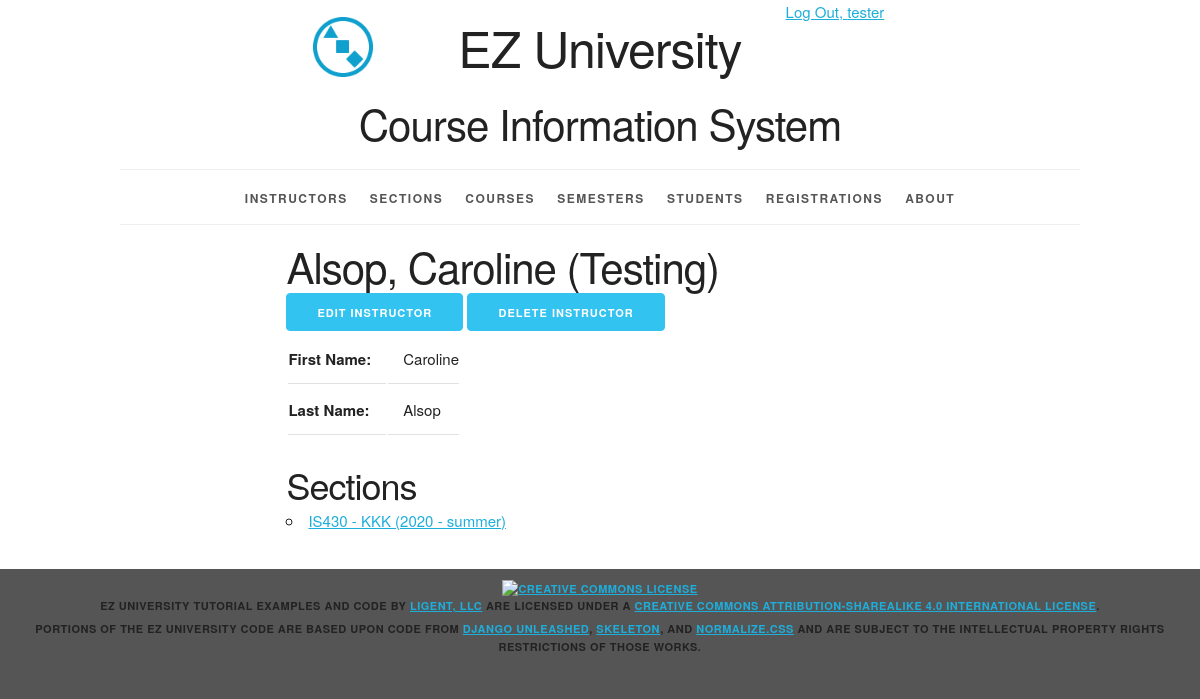
/instructor/664/ (signed in), run on the app's committed database.
### courseinfo/models.py (models this page shows, shortened)
class Instructor(models.Model):
    instructor_id = models.AutoField(primary_key=True)
    first_name = models.CharField(max_length=45)
    last_name = models.CharField(max_length=45)
    disambiguator = models.CharField(max_length=45, blank=True, default='')
    def __str__(self):
        result = ''
        if self.disambiguator == '':
            result = '%s, %s' % (self.last_name, self.first_name)
        else:
            result = '%s, %s (%s)' % (self.last_name, self.first_name, self.disambiguator)
        return result
    def get_update_url(self):
        return reverse('courseinfo_instructor_update_urlpattern',
                       kwargs={'pk': self.pk})
    def get_delete_url(self):
        return reverse('courseinfo_instructor_delete_urlpattern',
                       kwargs={'pk':self.pk})
    class Meta:
        ordering = ['last_name', 'first_name', 'disambiguator']
        constraints = [
            UniqueConstraint(fields=['last_name', 'first_name', 'disambiguator'],
                             name='unique_instructor')
        ]

class Section(models.Model):
    section_id = models.AutoField(primary_key=True)
    section_name = models.CharField(max_length=20)
    semester = models.ForeignKey(Semester, related_name='sections', on_delete=models.PROTECT)
    course = models.ForeignKey(Course, related_name='sections', on_delete=models.PROTECT)
    instructor = models.ForeignKey(Instructor, related_name='sections', on_delete=models.PROTECT)
    def __str__(self):
        return '%s - %s (%s)' % (self.course.course_number, self.section_name, self.semester.__str__())
    def get_absolute_url(self):
        return reverse('courseinfo_section_detail_urlpattern',
                       kwargs={'pk':self.pk}
                       )
    class Meta:
        ordering = ['course', 'section_name', 'semester']
        constraints = [
            UniqueConstraint(fields=['semester', 'course', 'section_name'],
                             name='unique_section')
        ]

class Course(models.Model):
    course_id = models.AutoField(primary_key=True)
    course_number = models.CharField(max_length=20)
    course_name = models.CharField(max_length=255)
    class Meta:
        ordering = ['course_number', 'course_name']
        constraints = [
            UniqueConstraint(fields=['course_number', 'course_name'], name='unique_course')
        ]

class Semester(models.Model):
    semester_id = models.AutoField(primary_key=True)
    year = models.ForeignKey(Year, related_name='semesters', on_delete=models.PROTECT)
    period = models.ForeignKey(Period, related_name='semesters', on_delete=models.PROTECT)
    def __str__(self):
        return '%s - %s' %(self.year.year, self.period.period_name)
    class Meta:
        ordering = ['year__year', 'period__period_sequence']
        constraints = [
            UniqueConstraint(fields=['year', 'period'], name='unique_semester')
        ]

class Year(models.Model):
    year_id = models.AutoField(primary_key=True)
    year = models.IntegerField(unique=True)
    class Meta:
        ordering = ['year']

class Period(models.Model):
    period_id = models.AutoField(primary_key=True)
    period_sequence = models.IntegerField(unique=True)
    period_name = models.CharField(max_length=45, unique=True)
    class Meta:
        ordering = ['period_sequence']

### courseinfo/views.py (the view)
class InstructorDetail(LoginRequiredMixin, PermissionRequiredMixin,DetailView):
    model = Instructor
    permission_required = 'courseinfo.view_instructor'
    def get_context_data(self, **kwargs):
        context = super(DetailView, self).get_context_data(**kwargs)
        instructor = self.get_object()
        section_list = instructor.sections.all()
        context['section_list'] = section_list
        return context

### courseinfo/templates/courseinfo/instructor_detail.html (shortened to what this page needs)
{% extends 'courseinfo/base.html' %}
{% block content %}
    <article>
        <div class="row">
            <div class="offset-by-two eight columns">
                <h2>{{ instructor }}</h2>
                <ul class="inline">
                    {% if perms.courseinfo.change_instructor %}
                        <li>
                            <a href="{{ instructor.get_update_url }}"
                               class="button button-primary">
                                Edit Instructor</a></li>
                    {% endif %}
                    {% if perms.courseinfo.delete_instructor %}
                        <li>
                            <a href="{{ instructor.get_delete_url }}"
                               class="button button-primary">
                                Delete Instructor</a></li>
                    {% endif %}
                </ul>
                <section>
                    <table>
                        <tr>
                            <th>First Name:</th>
                            <td>{{ instructor.first_name }}</td>
                        </tr>
                        <tr>
                            <th>Last Name:</th>
                            <td>{{ instructor.last_name }}</td>
                        </tr>
                    </table>
                </section>
                <section>
                    <h3>Sections</h3>
                    <ul>
                        {% for section in section_list %}
                            <li>
                                <a href="{{ section.get_absolute_url }}">{{ section }}</a>
                            </li>
                        {% empty %}
                            <li><em>There are currently no sections for this instructor.</em></li>
                        {% endfor %}
                    </ul>
                </section>
            </div>
        </div>
    </article>
{% endblock %}

### courseinfo/templates/courseinfo/base.html (shortened to what this page needs)
{% load static %}
<!DOCTYPE html>
<html lang="en">
<head>
    <link rel="stylesheet" type="text/css"
          href="{% static 'coursinfo/normalize.css' %}">
    <link rel="stylesheet" type="text/css"
          href="{% static 'courseinfo/skeleton.css' %}">
    <link rel="stylesheet" type="text/css"
          href="{% static 'courseinfo/style.css' %}">
</head>
<body>
<div class="container">
    <div class="status row">
        <div class="offset-by-eight four columns">
            <ul class="inline">
                {% if user.is_authenticated %}
                    <li><a href="{% url 'logout_urlpattern' %}">
                        Log Out, {{ user.get_username }}</a></li>
                {% else %}
                    <li><a href="{% url 'login_urlpattern' %}">
                        Log In</a></li>
                {% endif %}
            </ul>
        </div>
    </div>
    <header class="row">
        <div class="offset-by-one ten columns">
            <h1 class="logo">EZ University</h1>
            <h2>Course Information System</h2>
        </div>
    </header>
    <nav>
        <ul>
            {% if perms.courseinfo.view_instructor %}
                <li>
                    <a href="{% url 'courseinfo_instructor_list_urlpattern' %}">
                        Instructors</a></li>
            {% endif %}
            {% if perms.courseinfo.view_section %}
                <li>
                    <a href="{% url 'courseinfo_section_list_urlpattern' %}">
                        Sections</a></li>
            {% endif %}
            {% if perms.courseinfo.view_course %}
                <li>
                    <a href="{% url 'courseinfo_course_list_urlpattern' %}">
                        Courses</a></li>
            {% endif %}
            {% if perms.courseinfo.view_semester %}
                <li>
                    <a href="{% url 'courseinfo_semester_list_urlpattern' %}">
                        Semesters</a></li>
            {% endif %}
            {% if perms.courseinfo.view_student %}
                <li>
                    <a href="{% url 'courseinfo_student_list_urlpattern' %}">
                        Students</a></li>
            {% endif %}
            {% if perms.courseinfo.view_registration %}
                <li>
                    <a href="{% url 'courseinfo_registration_list_urlpattern' %}">
                        Registrations</a></li>
            {% endif %}
            <li>
                <a href="{% url 'about_urlpattern' %}">
                    About</a></li>
        </ul>
    </nav>
    <main>
        {% block content %}{% endblock %}
    </main>
</div>
<footer>
    <p>
        <a rel="license" href="http://creativecommons.org/licenses/by-sa/4.0/">
            <img alt="Creative Commons License" style="border-width:0"
                 src="https://i.creativecommons.org/l/by-sa/4.0/88x31.png"/>
        </a><br/><span property="dct:title">EZ University Tutorial Examples and Code</span>
        by
        <a href="https://www.ligent.net" property="cc:attributionName"
           rel="cc:attributionURL">Ligent, LLC</a> are licensed under a
        <a rel="license" href="http://creativecommons.org/licenses/by-sa/4.0/">Creative Commons Attribution-ShareAlike
            4.0 International License</a>.
    </p>
    <p>Portions of the EZ University code are based upon code from
        <a href="https://django-unleashed.com">Django Unleashed</a>,
        <a href="http://getskeleton.com/">Skeleton</a>, and
        <a href="https://necolas.github.io/normalize.css/">Normalize.css</a> and
        are subject to the intellectual property rights restrictions of those works.
    </p>
</footer>
</body>
</html>

### courseinfo/static/courseinfo/skeleton.css (style rules this page uses)
.container { position: relative; width: 100%; max-width: 960px; margin: 0 auto; padding: 0 20px; box-sizing: border-box; }
.column, .columns { width: 100%; float: left; box-sizing: border-box; }
@media (min-width: 400px) { .container { width: 85%; padding: 0; } }
@media (min-width: 550px) { .container { width: 80%; } }
@media (min-width: 550px) { .column, .columns { margin-left: 4%; } }
@media (min-width: 550px) { .column:first-child, .columns:first-child { margin-left: 0; } }
@media (min-width: 550px) { .four.columns { width: 30.6666666667%; } }
@media (min-width: 550px) { .eight.columns { width: 65.3333333333%; } }
@media (min-width: 550px) { .ten.columns { width: 82.6666666667%; } }
@media (min-width: 550px) { .offset-by-one.column, .offset-by-one.columns { margin-left: 8.66666666667%; } }
@media (min-width: 550px) { .offset-by-two.column, .offset-by-two.columns { margin-left: 17.3333333333%; } }
@media (min-width: 550px) { .offset-by-eight.column, .offset-by-eight.columns { margin-left: 69.3333333333%; } }
html { font-size: 62.5%; }
body { font-size: 1.5em; line-height: 1.6; font-weight: 400; font-family: "Raleway", "HelveticaNeue", "Helvetica Neue", Helvetica, Arial, sans-serif; color: #222; }
h1, h2, h3, h4, h5, h6 { margin-top: 0; margin-bottom: 2rem; font-weight: 300; }
h1 { font-size: 4.0rem; line-height: 1.2; letter-spacing: -.1rem; }
h2 { font-size: 3.6rem; line-height: 1.25; letter-spacing: -.1rem; }
h3 { font-size: 3.0rem; line-height: 1.3; letter-spacing: -.1rem; }
@media (min-width: 550px) { h1 { font-size: 5.0rem; } }
@media (min-width: 550px) { h2 { font-size: 4.2rem; } }
@media (min-width: 550px) { h3 { font-size: 3.6rem; } }
p { margin-top: 0; }
a { color: #1EAEDB; }
.button, button, input[type="submit"], input[type="reset"], input[type="button"] { display: inline-block; height: 38px; padding: 0 30px; color: #555; text-align: center; font-size: 11px; font-weight: 600; line-height: 38px; letter-spacing: .1rem; text-transform: uppercase; text-decoration: none; white-space: nowrap; background-color: transparent; border-radius: 4px; border: 1px solid #bbb; cursor: pointer; box-sizing: border-box; }
.button.button-primary, button.button-primary, input[type="submit"].button-primary, input[type="reset"].button-primary, input[type="button"].button-primary { color: #FFF; background-color: #33C3F0; border-color: #33C3F0; }
ul { list-style: circle inside; }
ol, ul { padding-left: 0; margin-top: 0; }
li { margin-bottom: 1rem; }
th, td { padding: 12px 15px; text-align: left; border-bottom: 1px solid #E1E1E1; }
th:first-child, td:first-child { padding-left: 0; }
th:last-child, td:last-child { padding-right: 0; }
button, .button { margin-bottom: 1rem; }
pre, blockquote, dl, figure, table, p, ul, ol, form { margin-bottom: 2.5rem; }
.container:after, .row:after, .u-cf { content: ""; display: table; clear: both; }

### data on the page
Instructor: disambiguator+last_name+first_name "Alsop, Caroline (Testing)", first_name "Caroline", last_name "Alsop"
Section: course+section_name+semester "IS430 - KKK (2020 - summer)"

### other printed values
{{ user.get_username }} "tester"
